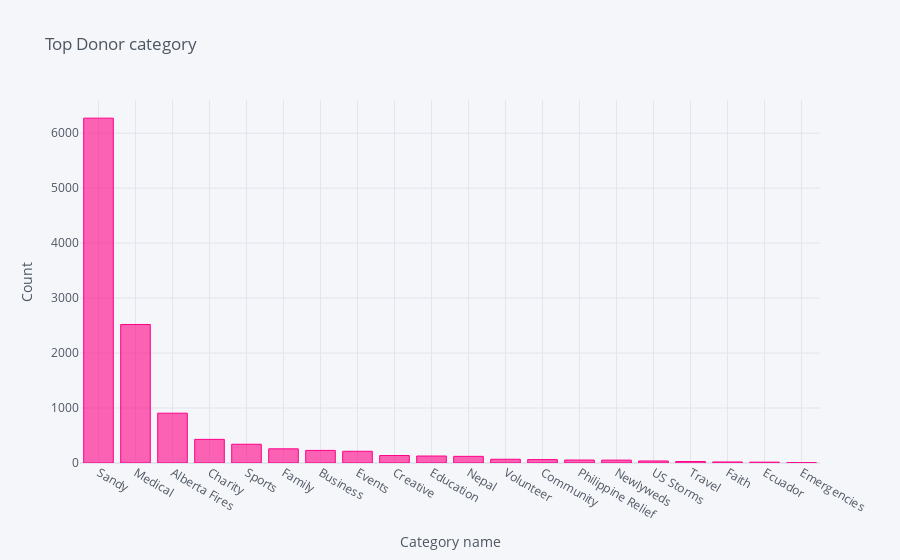

Notebook code cell kept with this figure:
### Code cell
temp = df["category"].value_counts().head(30)
temp.iplot(kind='bar', xTitle = 'Category name', yTitle = "Count", title = 'Top Donor category', color='pink')

### Figure 1 — Plotly figure (JSON) as saved in the notebook; plotly's stock layout.template omitted (floating-point values rounded to 4 significant figures)
{"data": [{"marker": {"color": "rgba(255, 0, 136, 0.6)", "line": {"color": "rgba(255, 0, 136, 1.0)", "width": 1}}, "name": "category", "orientation": "v", "text": "", "type": "bar", "x": ["Sandy", "Medical", "Alberta Fires", "Charity", "Sports", "Family", "Business", "Events", "Creative", "Education", "Nepal", "Volunteer", "Community", "Philippine Relief", "Newlyweds", "US Storms", "Travel", "Faith", "Ecuador", "Emergencies"], "y": [6273, 2520, 906, 430, 341, 258, 229, 213, 136, 127, 121, 68, 62, 54, 52, 37, 27, 19, 15, 6]}], "layout": {"autosize": true, "legend": {"bgcolor": "#F5F6F9", "font": {"color": "#4D5663"}}, "paper_bgcolor": "#F5F6F9", "plot_bgcolor": "#F5F6F9", "title": {"font": {"color": "#4D5663"}, "text": "Top Donor category"}, "xaxis": {"autorange": true, "gridcolor": "#E1E5ED", "range": [-0.5, 19.5], "showgrid": true, "tickfont": {"color": "#4D5663"}, "title": {"font": {"color": "#4D5663"}, "text": "Category name"}, "type": "category", "zerolinecolor": "#E1E5ED"}, "yaxis": {"autorange": true, "gridcolor": "#E1E5ED", "range": [0, 6603.0], "showgrid": true, "tickfont": {"color": "#4D5663"}, "title": {"font": {"color": "#4D5663"}, "text": "Count"}, "type": "linear", "zerolinecolor": "#E1E5ED"}}}
